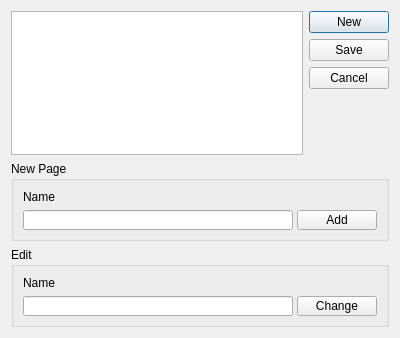
<?xml version="1.0" encoding="UTF-8"?>
<ui version="4.0">
 <class>DlgPageUtil</class>
 <widget class="QDialog" name="DlgPageUtil">
  <property name="geometry">
   <rect>
    <x>0</x>
    <y>0</y>
    <width>400</width>
    <height>338</height>
   </rect>
  </property>
  <property name="minimumSize">
   <size>
    <width>400</width>
    <height>150</height>
   </size>
  </property>
  <property name="maximumSize">
   <size>
    <width>16777215</width>
    <height>16777215</height>
   </size>
  </property>
  <property name="windowTitle">
   <string>Pages</string>
  </property>
  <layout class="QVBoxLayout" name="verticalLayout_2">
   <item>
    <layout class="QHBoxLayout" name="horizontalLayout">
     <item>
      <widget class="QTableView" name="tableView"/>
     </item>
     <item>
      <layout class="QVBoxLayout" name="verticalLayout">
       <item>
        <widget class="QPushButton" name="btnNew">
         <property name="text">
          <string>New</string>
         </property>
        </widget>
       </item>
       <item>
        <widget class="QPushButton" name="btnSave">
         <property name="text">
          <string>Save</string>
         </property>
        </widget>
       </item>
       <item>
        <widget class="QPushButton" name="btnCancel">
         <property name="text">
          <string>Cancel</string>
         </property>
        </widget>
       </item>
       <item>
        <spacer name="verticalSpacer">
         <property name="orientation">
          <enum>Qt::Vertical</enum>
         </property>
         <property name="sizeHint" stdset="0">
          <size>
           <width>20</width>
           <height>40</height>
          </size>
         </property>
        </spacer>
       </item>
      </layout>
     </item>
    </layout>
   </item>
   <item>
    <widget class="QGroupBox" name="grp_new">
     <property name="minimumSize">
      <size>
       <width>0</width>
       <height>80</height>
      </size>
     </property>
     <property name="maximumSize">
      <size>
       <width>16777215</width>
       <height>80</height>
      </size>
     </property>
     <property name="title">
      <string>New Page</string>
     </property>
     <layout class="QHBoxLayout" name="horizontalLayout_4">
      <item>
       <layout class="QVBoxLayout" name="verticalLayout_4">
        <item>
         <widget class="QLabel" name="label_3">
          <property name="text">
           <string>Name</string>
          </property>
         </widget>
        </item>
        <item>
         <layout class="QHBoxLayout" name="horizontalLayout_2">
          <item>
           <widget class="QLineEdit" name="edtAddName">
            <property name="minimumSize">
             <size>
              <width>270</width>
              <height>20</height>
             </size>
            </property>
           </widget>
          </item>
          <item>
           <widget class="QPushButton" name="btnAdd">
            <property name="minimumSize">
             <size>
              <width>0</width>
              <height>20</height>
             </size>
            </property>
            <property name="text">
             <string>Add</string>
            </property>
           </widget>
          </item>
         </layout>
        </item>
       </layout>
      </item>
     </layout>
    </widget>
   </item>
   <item>
    <widget class="QGroupBox" name="grp_edit">
     <property name="minimumSize">
      <size>
       <width>0</width>
       <height>80</height>
      </size>
     </property>
     <property name="maximumSize">
      <size>
       <width>16777215</width>
       <height>80</height>
      </size>
     </property>
     <property name="title">
      <string>Edit</string>
     </property>
     <layout class="QHBoxLayout" name="horizontalLayout_5">
      <item>
       <layout class="QVBoxLayout" name="verticalLayout_3">
        <item>
         <widget class="QLabel" name="label">
          <property name="text">
           <string>Name</string>
          </property>
         </widget>
        </item>
        <item>
         <layout class="QHBoxLayout" name="horizontalLayout_3">
          <item>
           <widget class="QLineEdit" name="edtEditName">
            <property name="minimumSize">
             <size>
              <width>270</width>
              <height>20</height>
             </size>
            </property>
           </widget>
          </item>
          <item>
           <widget class="QPushButton" name="btnChange">
            <property name="minimumSize">
             <size>
              <width>0</width>
              <height>20</height>
             </size>
            </property>
            <property name="text">
             <string>Change</string>
            </property>
           </widget>
          </item>
         </layout>
        </item>
       </layout>
      </item>
     </layout>
    </widget>
   </item>
  </layout>
 </widget>
 <resources/>
 <connections/>
</ui>
